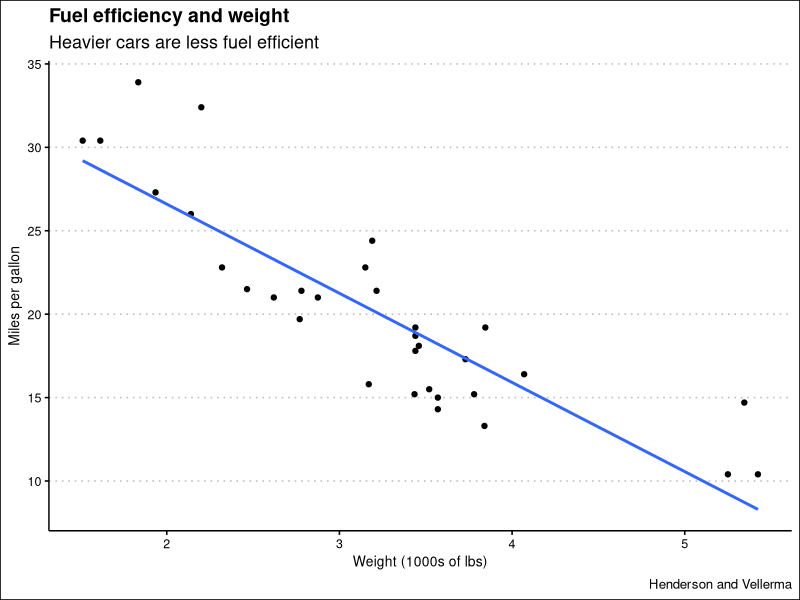

This figure's R source:
## ---- chunk 1
knitr::opts_chunk$set(echo = FALSE)

library(tidyverse)
library(ggthemes)

## ---- chunk 2
mtcars  |>  
    select(mpg, wt)  |> 
    ggplot(aes(x=wt, y=mpg)) + 
    geom_point() +
    geom_smooth(method="lm",formula=y~x,se=FALSE) + 
    theme_clean() +
    labs(title="Fuel efficiency and weight",
        subtitle="Heavier cars are less fuel efficient",
        y="Miles per gallon",
        x="Weight (1000s of lbs)",
        caption="Henderson and Vellerma")



